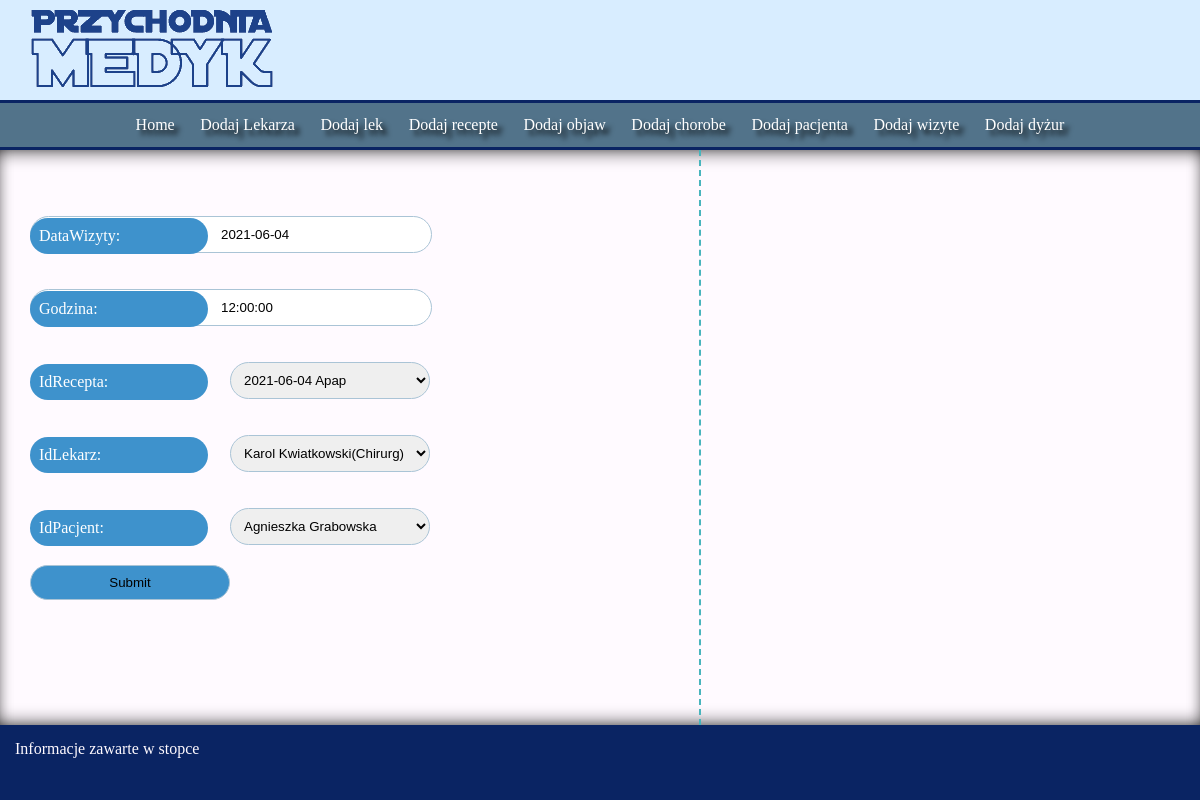
Screenshot of /edytuj_wizyta/1/ with the database file from the repository.
### start/models.py (models this page shows, shortened)
class Wizyta(models.Model):
    dataWizyty = models.DateField()
    godzina = models.TimeField()
    idRecepta = models.ForeignKey(to=Recepta, on_delete=models.CASCADE, blank=True)
    idLekarz = models.ForeignKey(to=Lekarz, on_delete=models.CASCADE)
    idPacjent = models.ForeignKey(to=Pacjent, on_delete=models.CASCADE)
    class Meta:
        verbose_name_plural = "Wizyta"

### start/views.py (the view)
# urls.py: path('edytuj_wizyta/<str:pk>/', views.editWizyta, name="edytuj_wizyta"),
def editWizyta(request, pk):
    wizyta = Wizyta.objects.get(id=pk)
    form = WizytaForm(instance=wizyta)
    if request.method == 'POST':
        form = WizytaForm(request.POST, instance=wizyta)
        if form.is_valid():
            form.save()
            return f_start(request)
    context = {'form': form}
    return render(request, 'wizyta_form.html', context)

### start/lekarze.py
class WizytaForm(ModelForm):
    class Meta:
        model = Wizyta
        fields = '__all__'

### start/models.py (called while the page is built)
    def __str__(self):
        return self.imie+' '+self.nazwisko+'('+self.specjalizacja+')'

    def __str__(self):
        return self.nazwa

    def __str__(self):
        return str(self.dataWystawienia)+' '+str(self.idLek)

    def __str__(self):
        return self.imie+' '+self.nazwisko

### templates/wizyta_form.html (shortened to what this page needs)
{% extends 'template.html' %}
{% block content %}
        <aside>
            <form action="" method="POST">
                {{ form }}
                <input type="submit" name="Wyslij">
            </form>
        </aside>
        <aside>
        </aside>
{% endblock %}}

### start/static/css/main.css (style rules this page uses)
:root { --royal-blue-dark: #0a2463ff; --green-blue-crayola: #3e92ccff; --magnolia: #fffaffff; --cerise: #d8315bff; --black-chocolate: #1e1b18ff; --my-blue: #52738a; --my-blue-pale: #8aa2b3; --my-blue-pale2: #aac4d6; }
body { margin: 0; padding: 0; display: grid; grid-template-columns: auto; grid-template-rows: 150px auto 75px; min-height: 100vh; font-family: verdana; color: var(--black-chocolate); }
aside { flex-grow: 1; padding: 30px; max-width: 65%; display: flex; flex-direction: column; }
aside:nth-child(odd) { border-right: 2px dashed rgb(72, 181, 189); }
form { display: flex; flex-direction: column; max-width: 200px; }
form > input { padding: 10px 10px 10px 30px; width: 200px; border: solid 1px lightgray; border-radius: 20px; padding-left:190px; border: 1px solid var(--my-blue-pale2); }
form > input[type=submit] { margin-top: 20px; padding: 9px; }
form > select { margin-left: 200px; width: 200px; border-radius: 20px; height: 37px; padding: 9px; border: 1px solid var(--my-blue-pale2); }
form > input[type=submit] { margin-top: 20px; padding: 9px; border: 1px solid var(--my-blue-pale2); background-color: var(--green-blue-crayola); }
form > label { background-color: var(--green-blue-crayola); padding: 9px; border-radius: 20px; color: white; margin-right: -30px; z-index: 10; position: relative; bottom: -38px; width: 160px; }

### rows the page displays
Wizyta: dataWizyty "2021-06-04", godzina "12:00:00", idRecepta "2021-06-04 Apap", idLekarz "Karol Kwiatkowski(Chirurg)", idPacjent "Agnieszka Grabowska"
